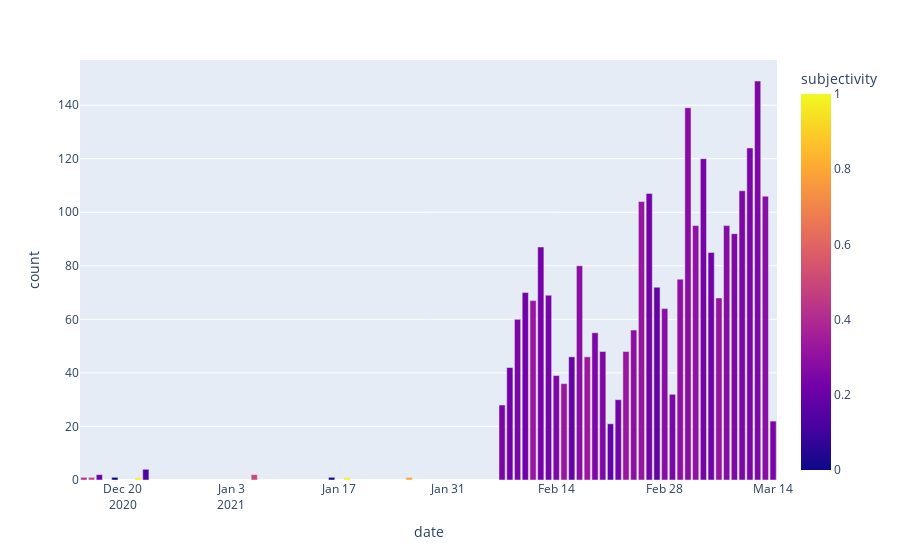

Here is the notebook cell this chart was saved with:
### Code cell
fig = px.bar(moderna_timeline, x='date', y='count', color='subjectivity')
fig.show()

### Figure 1 — Plotly figure (JSON) as saved in the notebook; plotly's stock layout.template omitted (floating-point values rounded to 4 significant figures)
{"data": [{"alignmentgroup": "True", "hovertemplate": "date=%{x}<br>count=%{y}<br>subjectivity=%{marker.color}<extra></extra>", "legendgroup": "", "marker": {"color": [0.4167, 0.5, 0.21, 0, 1, 0.1333, 0.5, 0, 1, 0.8, 0.2437, 0.2224, 0.2509, 0.2222, 0.3273, 0.2286, 0.2367, 0.2545, 0.327, 0.1941, 0.2877, 0.333, 0.254, 0.2573, 0.1856, 0.2305, 0.3265, 0.2949, 0.3225, 0.2291, 0.1903, 0.2822, 0.2492, 0.2953, 0.2852, 0.301, 0.237, 0.2251, 0.3202, 0.2787, 0.2597, 0.2515, 0.2455, 0.2572, 0.286, 0.2478], "coloraxis": "coloraxis"}, "name": "", "offsetgroup": "", "orientation": "v", "showlegend": false, "textposition": "auto", "type": "bar", "x": ["2020-12-15", "2020-12-16", "2020-12-17", "2020-12-19", "2020-12-22", "2020-12-23", "2021-01-06", "2021-01-16", "2021-01-18", "2021-01-26", "2021-02-07", "2021-02-08", "2021-02-09", "2021-02-10", "2021-02-11", "2021-02-12", "2021-02-13", "2021-02-14", "2021-02-15", "2021-02-16", "2021-02-17", "2021-02-18", "2021-02-19", "2021-02-20", "2021-02-21", "2021-02-22", "2021-02-23", "2021-02-24", "2021-02-25", "2021-02-26", "2021-02-27", "2021-02-28", "2021-03-01", "2021-03-02", "2021-03-03", "2021-03-04", "2021-03-05", "2021-03-06", "2021-03-07", "2021-03-08", "2021-03-09", "2021-03-10", "2021-03-11", "2021-03-12", "2021-03-13", "2021-03-14"], "xaxis": "x", "y": [1, 1, 2, 1, 1, 4, 2, 1, 1, 1, 28, 42, 60, 70, 67, 87, 69, 39, 36, 46, 80, 46, 55, 48, 21, 30, 48, 56, 104, 107, 72, 64, 32, 75, 139, 95, 120, 85, 68, 95, 92, 108, 124, 149, 106, 22], "yaxis": "y"}], "layout": {"barmode": "relative", "coloraxis": {"colorbar": {"title": {"text": "subjectivity"}}, "colorscale": [[0, "#0d0887"], [0.1111, "#46039f"], [0.2222, "#7201a8"], [0.3333, "#9c179e"], [0.4444, "#bd3786"], [0.5556, "#d8576b"], [0.6667, "#ed7953"], [0.7778, "#fb9f3a"], [0.8889, "#fdca26"], [1, "#f0f921"]]}, "legend": {"tracegroupgap": 0}, "margin": {"t": 60}, "xaxis": {"anchor": "y", "domain": [0, 1], "title": {"text": "date"}}, "yaxis": {"anchor": "x", "domain": [0, 1], "title": {"text": "count"}}}}
